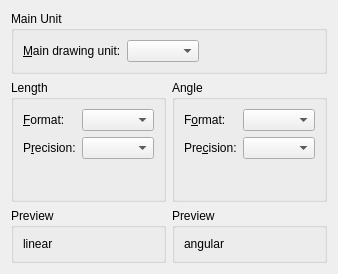
     <widget class="QWidget" name="tab2">
      <attribute name="title">
       <string>&amp;Units</string>
      </attribute>
      <layout class="QVBoxLayout">
       <item>
        <widget class="QGroupBox" name="bgUnit">
         <property name="title">
          <string>Main Unit</string>
         </property>
         <layout class="QHBoxLayout">
          <item>
           <widget class="QLabel" name="lUnit">
            <property name="text">
             <string>&amp;Main drawing unit:</string>
            </property>
            <property name="wordWrap">
             <bool>false</bool>
            </property>
            <property name="buddy">
             <cstring>cbUnit</cstring>
            </property>
           </widget>
          </item>
          <item>
           <widget class="QComboBox" name="cbUnit"/>
          </item>
          <item>
           <spacer name="spacer19">
            <property name="orientation">
             <enum>Qt::Horizontal</enum>
            </property>
            <property name="sizeType">
             <enum>QSizePolicy::Expanding</enum>
            </property>
            <property name="sizeHint" stdset="0">
             <size>
              <width>71</width>
              <height>20</height>
             </size>
            </property>
           </spacer>
          </item>
         </layout>
        </widget>
       </item>
       <item>
        <layout class="QHBoxLayout">
         <item>
          <layout class="QVBoxLayout">
           <item>
            <widget class="QGroupBox" name="bgLength">
             <property name="title">
              <string>Length</string>
             </property>
             <layout class="QGridLayout" name="gridLayout_4">
              <item row="0" column="0">
               <widget class="QLabel" name="lLengthFormat">
                <property name="text">
                 <string>&amp;Format:</string>
                </property>
                <property name="wordWrap">
                 <bool>false</bool>
                </property>
                <property name="buddy">
                 <cstring>cbLengthFormat</cstring>
                </property>
               </widget>
              </item>
              <item row="0" column="1">
               <widget class="QComboBox" name="cbLengthFormat"/>
              </item>
              <item row="1" column="1">
               <widget class="QComboBox" name="cbLengthPrecision"/>
              </item>
              <item row="1" column="0">
               <widget class="QLabel" name="lLengthPrecision">
                <property name="text">
                 <string>P&amp;recision:</string>
                </property>
                <property name="wordWrap">
                 <bool>false</bool>
                </property>
                <property name="buddy">
                 <cstring>cbLengthPrecision</cstring>
                </property>
               </widget>
              </item>
              <item row="2" column="1">
               <spacer name="spacer15">
                <property name="orientation">
                 <enum>Qt::Vertical</enum>
                </property>
                <property name="sizeType">
                 <enum>QSizePolicy::Expanding</enum>
                </property>
                <property name="sizeHint" stdset="0">
                 <size>
                  <width>20</width>
                  <height>31</height>
                 </size>
                </property>
               </spacer>
              </item>
              <item row="2" column="0">
               <spacer name="spacer15_2">
                <property name="orientation">
                 <enum>Qt::Vertical</enum>
                </property>
                <property name="sizeType">
                 <enum>QSizePolicy::Expanding</enum>
                </property>
                <property name="sizeHint" stdset="0">
                 <size>
                  <width>20</width>
                  <height>31</height>
                 </size>
                </property>
               </spacer>
              </item>
             </layout>
            </widget>
           </item>
           <item>
            <widget class="QGroupBox" name="bgLengthPreview">
             <property name="title">
              <string>Preview</string>
             </property>
             <layout class="QHBoxLayout">
              <item>
               <widget class="QLabel" name="lLinear">
                <property name="text">
                 <string>linear</string>
                </property>
                <property name="wordWrap">
                 <bool>false</bool>
                </property>
               </widget>
              </item>
             </layout>
            </widget>
           </item>
          </layout>
         </item>
         <item>
          <layout class="QVBoxLayout">
           <item>
            <widget class="QGroupBox" name="bgAngle">
             <property name="title">
              <string>Angle</string>
             </property>
             <layout class="QGridLayout" name="gridLayout_5">
              <item row="0" column="0">
               <widget class="QLabel" name="lAngleFormat">
                <property name="text">
                 <string>F&amp;ormat:</string>
                </property>
                <property name="wordWrap">
                 <bool>false</bool>
                </property>
                <property name="buddy">
                 <cstring>cbAngleFormat</cstring>
                </property>
               </widget>
              </item>
              <item row="2" column="1">
               <spacer name="spacer15_3">
                <property name="orientation">
                 <enum>Qt::Vertical</enum>
                </property>
                <property name="sizeType">
                 <enum>QSizePolicy::Expanding</enum>
                </property>
                <property name="sizeHint" stdset="0">
                 <size>
                  <width>20</width>
                  <height>31</height>
                 </size>
                </property>
               </spacer>
              </item>
              <item row="2" column="0">
               <spacer name="spacer15_2_2">
                <property name="orientation">
                 <enum>Qt::Vertical</enum>
                </property>
                <property name="sizeType">
                 <enum>QSizePolicy::Expanding</enum>
                </property>
                <property name="sizeHint" stdset="0">
                 <size>
                  <width>20</width>
                  <height>31</height>
                 </size>
                </property>
               </spacer>
              </item>
              <item row="0" column="1">
               <widget class="QComboBox" name="cbAngleFormat"/>
              </item>
              <item row="1" column="0">
               <widget class="QLabel" name="lAnglePrecision">
                <property name="text">
                 <string>Pre&amp;cision:</string>
                </property>
                <property name="wordWrap">
                 <bool>false</bool>
                </property>
                <property name="buddy">
                 <cstring>cbAnglePrecision</cstring>
                </property>
               </widget>
              </item>
              <item row="1" column="1">
               <widget class="QComboBox" name="cbAnglePrecision"/>
              </item>
             </layout>
            </widget>
           </item>
           <item>
            <widget class="QGroupBox" name="bgAnglePreview">
             <property name="title">
              <string>Preview</string>
             </property>
             <layout class="QHBoxLayout">
              <item>
               <widget class="QLabel" name="lAngular">
                <property name="text">
                 <string>angular</string>
                </property>
                <property name="wordWrap">
                 <bool>false</bool>
                </property>
               </widget>
              </item>
             </layout>
            </widget>
           </item>
          </layout>
         </item>
        </layout>
       </item>
      </layout>
     </widget>
